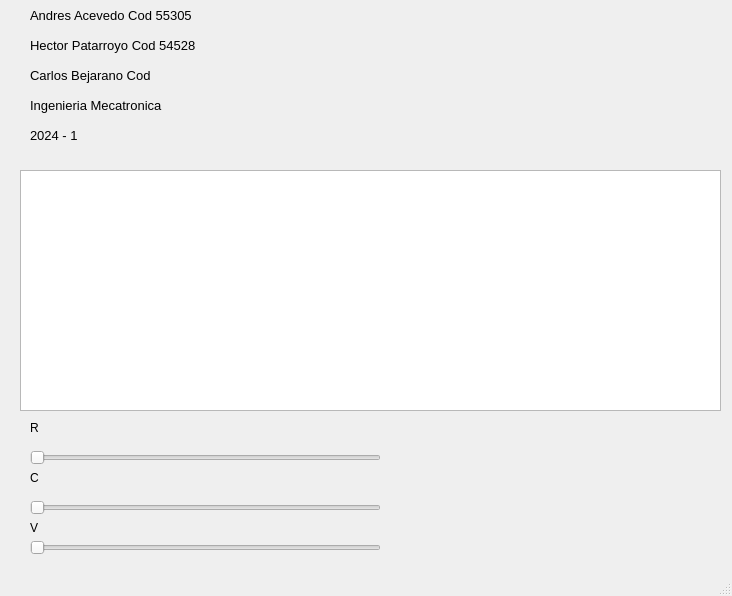
<?xml version="1.0" encoding="UTF-8"?>
<ui version="4.0">
 <class>MainWindow</class>
 <widget class="QMainWindow" name="MainWindow">
  <property name="geometry">
   <rect>
    <x>0</x>
    <y>0</y>
    <width>732</width>
    <height>596</height>
   </rect>
  </property>
  <property name="windowTitle">
   <string>MainWindow</string>
  </property>
  <widget class="QWidget" name="centralwidget">
   <widget class="QSlider" name="horizontalSlider">
    <property name="geometry">
     <rect>
      <x>30</x>
      <y>450</y>
      <width>351</width>
      <height>16</height>
     </rect>
    </property>
    <property name="minimum">
     <number>1</number>
    </property>
    <property name="orientation">
     <enum>Qt::Horizontal</enum>
    </property>
   </widget>
   <widget class="QSlider" name="horizontalSlider_2">
    <property name="geometry">
     <rect>
      <x>30</x>
      <y>500</y>
      <width>351</width>
      <height>16</height>
     </rect>
    </property>
    <property name="minimum">
     <number>1</number>
    </property>
    <property name="orientation">
     <enum>Qt::Horizontal</enum>
    </property>
   </widget>
   <widget class="QSlider" name="horizontalSlider_3">
    <property name="geometry">
     <rect>
      <x>30</x>
      <y>540</y>
      <width>351</width>
      <height>16</height>
     </rect>
    </property>
    <property name="minimum">
     <number>1</number>
    </property>
    <property name="orientation">
     <enum>Qt::Horizontal</enum>
    </property>
   </widget>
   <widget class="QGraphicsView" name="graphicsView">
    <property name="geometry">
     <rect>
      <x>20</x>
      <y>170</y>
      <width>701</width>
      <height>241</height>
     </rect>
    </property>
   </widget>
   <widget class="QLabel" name="label_2">
    <property name="geometry">
     <rect>
      <x>500</x>
      <y>10</y>
      <width>211</width>
      <height>151</height>
     </rect>
    </property>
    <property name="text">
     <string/>
    </property>
    <property name="pixmap">
     <pixmap>logo_ecci.png</pixmap>
    </property>
   </widget>
   <widget class="QLabel" name="label_3">
    <property name="geometry">
     <rect>
      <x>30</x>
      <y>420</y>
      <width>181</width>
      <height>16</height>
     </rect>
    </property>
    <property name="text">
     <string>R</string>
    </property>
   </widget>
   <widget class="QLabel" name="label_4">
    <property name="geometry">
     <rect>
      <x>30</x>
      <y>470</y>
      <width>231</width>
      <height>16</height>
     </rect>
    </property>
    <property name="text">
     <string>C</string>
    </property>
   </widget>
   <widget class="QLabel" name="label_5">
    <property name="geometry">
     <rect>
      <x>30</x>
      <y>520</y>
      <width>301</width>
      <height>16</height>
     </rect>
    </property>
    <property name="text">
     <string>V</string>
    </property>
   </widget>
   <widget class="QLabel" name="label_8">
    <property name="geometry">
     <rect>
      <x>30</x>
      <y>120</y>
      <width>341</width>
      <height>31</height>
     </rect>
    </property>
    <property name="font">
     <font>
      <pointsize>10</pointsize>
     </font>
    </property>
    <property name="text">
     <string>2024 - 1</string>
    </property>
   </widget>
   <widget class="QLabel" name="label_6">
    <property name="geometry">
     <rect>
      <x>30</x>
      <y>0</y>
      <width>341</width>
      <height>31</height>
     </rect>
    </property>
    <property name="font">
     <font>
      <pointsize>10</pointsize>
     </font>
    </property>
    <property name="text">
     <string>Andres Acevedo Cod 55305</string>
    </property>
   </widget>
   <widget class="QLabel" name="label_7">
    <property name="geometry">
     <rect>
      <x>30</x>
      <y>30</y>
      <width>341</width>
      <height>31</height>
     </rect>
    </property>
    <property name="font">
     <font>
      <pointsize>10</pointsize>
     </font>
    </property>
    <property name="text">
     <string>Hector Patarroyo Cod 54528</string>
    </property>
   </widget>
   <widget class="QLabel" name="label_9">
    <property name="geometry">
     <rect>
      <x>30</x>
      <y>90</y>
      <width>341</width>
      <height>31</height>
     </rect>
    </property>
    <property name="font">
     <font>
      <pointsize>10</pointsize>
     </font>
    </property>
    <property name="text">
     <string>Ingenieria Mecatronica</string>
    </property>
   </widget>
   <widget class="QLabel" name="label_10">
    <property name="geometry">
     <rect>
      <x>30</x>
      <y>60</y>
      <width>341</width>
      <height>31</height>
     </rect>
    </property>
    <property name="font">
     <font>
      <pointsize>10</pointsize>
     </font>
    </property>
    <property name="text">
     <string>Carlos Bejarano Cod </string>
    </property>
   </widget>
  </widget>
  <widget class="QStatusBar" name="statusbar"/>
 </widget>
 <resources/>
 <connections/>
</ui>
